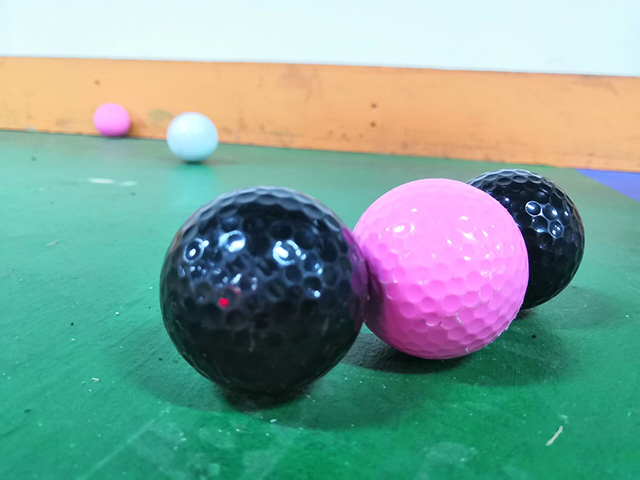
//> input picture VSstdio/1.jpg, 640 x 480 px
$ ./边缘检测   (built with g++ and OpenCV 4)
//> lines starting //> are read from the running program, lines starting //| are printed output that depends on the picture

//--------------------------------------������˵����-------------------------------------------
//		����˵������OpenCV3������š�OpenCV3���鱾����ʾ������60
//		������������Ե����ۺ�ʾ������Canny����,Sobel����,Laplace����,Scharr�˲����ϼ�
//		�����������ò���ϵͳ�� Windows 7 64bit
//		������������IDE�汾��Visual Studio 2010
//		������������OpenCV�汾��	3.0 beta
//		2014��11�� Created by @ǳī_ë����
//		2014��12�� Revised by @ǳī_ë����
//------------------------------------------------------------------------------------------------


//---------------------------------��ͷ�ļ��������ռ�������֡�----------------------------
//		����������������ʹ�õ�ͷ�ļ��������ռ�
//------------------------------------------------------------------------------------------------
#include <opencv2/highgui/highgui.hpp>
#include <opencv2/imgproc/imgproc.hpp>
using namespace cv;


//-----------------------------------��ȫ�ֱ����������֡�--------------------------------------
//		������ȫ�ֱ�������
//-----------------------------------------------------------------------------------------------
//ԭͼ��ԭͼ�ĻҶȰ棬Ŀ��ͼ
Mat g_srcImage, g_srcGrayImage, g_dstImage;

//Canny��Ե�����ر���
Mat g_cannyDetectedEdges;
int g_cannyLowThreshold = 1;//TrackBarλ�ò���

//Sobel��Ե�����ر���
Mat g_sobelGradient_X, g_sobelGradient_Y;
Mat g_sobelAbsGradient_X, g_sobelAbsGradient_Y;
int g_sobelKernelSize = 1;//TrackBarλ�ò���

//Scharr�˲�����ر���
Mat g_scharrGradient_X, g_scharrGradient_Y;
Mat g_scharrAbsGradient_X, g_scharrAbsGradient_Y;


//-----------------------------------��ȫ�ֺ����������֡�--------------------------------------
//		������ȫ�ֺ�������
//-----------------------------------------------------------------------------------------------
static void ShowHelpText();
static void on_Canny(int, void*);//Canny��Ե��ⴰ�ڹ������Ļص�����
static void on_Sobel(int, void*);//Sobel��Ե��ⴰ�ڹ������Ļص�����
void Scharr();//��װ��Scharr��Ե�����ش���ĺ���


//-----------------------------------��main( )������--------------------------------------------
//		����������̨Ӧ�ó������ں��������ǵĳ�������￪ʼ
//-----------------------------------------------------------------------------------------------
int main(int argc, char** argv)
{
	//�ı�console������ɫ
	system("color 2F");

	//��ʾ��ӭ��
	ShowHelpText();

	//����ԭͼ
	g_srcImage = imread("1.jpg");
//> g_srcImage is the input picture: 480 rows x 640 cols, CV_8UC3; mean B, G, R 150.5, 160.6, 126.6
	if (!g_srcImage.data) { printf("Oh��no����ȡsrcImage����~�� \n"); return false; }

	//��ʾԭʼͼ
	namedWindow("��ԭʼͼ��");
	imshow("��ԭʼͼ��", g_srcImage);

	// ������srcͬ���ͺʹ�С�ľ���(dst)
	g_dstImage.create(g_srcImage.size(), g_srcImage.type());

	// ��ԭͼ��ת��Ϊ�Ҷ�ͼ��
	cvtColor(g_srcImage, g_srcGrayImage, COLOR_BGR2GRAY);
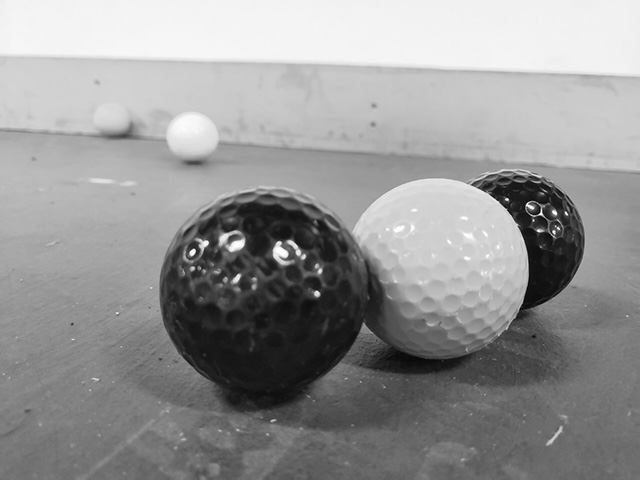
//> g_srcGrayImage: 480 rows x 640 cols, CV_8UC1; min 3, max 255, mean 149.3

	// ������ʾ����
	namedWindow("��Ч��ͼ��Canny��Ե���", WINDOW_AUTOSIZE);
	namedWindow("��Ч��ͼ��Sobel��Ե���", WINDOW_AUTOSIZE);

	// ����trackbar
	createTrackbar("����ֵ��", "��Ч��ͼ��Canny��Ե���", &g_cannyLowThreshold, 120, on_Canny);
	createTrackbar("����ֵ��", "��Ч��ͼ��Sobel��Ե���", &g_sobelKernelSize, 3, on_Sobel);

	// ���ûص�����
	on_Canny(0, 0);
	on_Sobel(0, 0);

	//���÷�װ��Scharr��Ե������ĺ���
	Scharr();

	//��ѯ��ȡ������Ϣ��������Q�������˳�
	while ((char(waitKey(1)) != 'q')) {}

	return 0;
}


//-----------------------------------��ShowHelpText( )������----------------------------------
//		���������һЩ������Ϣ
//----------------------------------------------------------------------------------------------
static void ShowHelpText()
{
	//�����ӭ��Ϣ��OpenCV�汾
	printf("\n\n\t\t\t�ǳ���л����OpenCV3������š�һ�飡\n");
	printf("\n\n\t\t\t��Ϊ����OpenCV3��ĵ�60������ʾ������\n");
	printf("\n\n\t\t\t   ��ǰʹ�õ�OpenCV�汾Ϊ��" CV_VERSION);
	printf("\n\n  ----------------------------------------------------------------------------\n");

	//���һЩ������Ϣ
	printf("\n\n\t���гɹ���������������۲�ͼ��Ч��~\n\n"
		"\t���¡�q����ʱ�������˳���\n");
}


//-----------------------------------��on_Canny( )������----------------------------------
//		������Canny��Ե��ⴰ�ڹ������Ļص�����
//-----------------------------------------------------------------------------------------------
void on_Canny(int, void*)
{
	// ��ʹ�� 3x3�ں�������
	blur(g_srcGrayImage, g_cannyDetectedEdges, Size(3, 3));

	// �������ǵ�Canny����
	Canny(g_cannyDetectedEdges, g_cannyDetectedEdges, g_cannyLowThreshold, g_cannyLowThreshold * 3, 3);
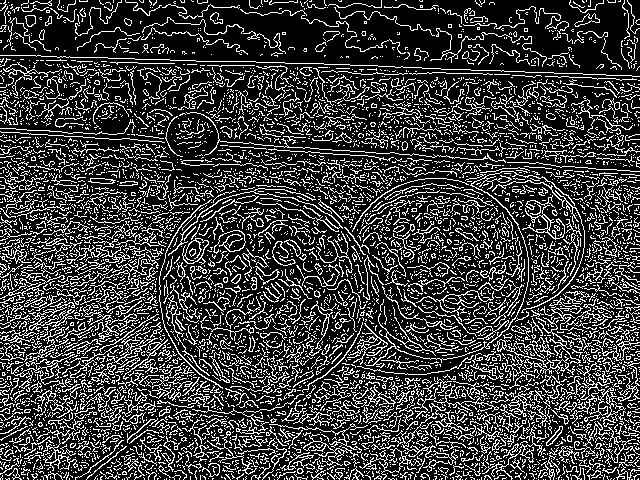
//> g_cannyDetectedEdges: 480 rows x 640 cols, CV_8UC1; 23.7% white in thin lines or dots

	//�Ƚ�g_dstImage�ڵ�����Ԫ������Ϊ0
	g_dstImage = Scalar::all(0);

	//ʹ��Canny��������ı�Եͼg_cannyDetectedEdges��Ϊ���룬����ԭͼg_srcImage����Ŀ��ͼg_dstImage��
	g_srcImage.copyTo(g_dstImage, g_cannyDetectedEdges);
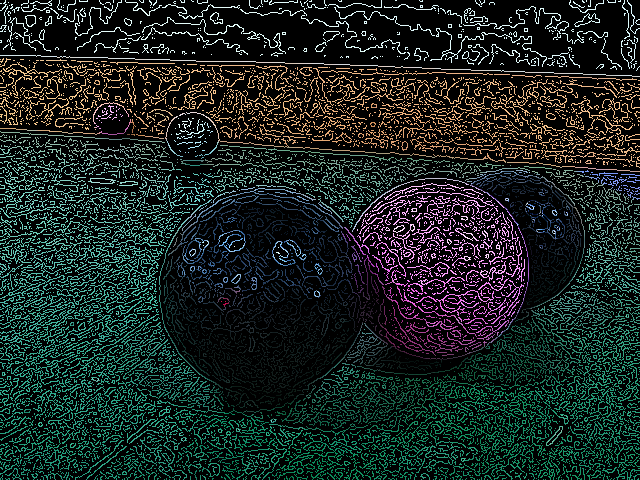
//> g_dstImage: 480 rows x 640 cols, CV_8UC3; mean B, G, R 33.7, 36.4, 26.3

	//��ʾЧ��ͼ
	imshow("��Ч��ͼ��Canny��Ե���", g_dstImage);
}


//-----------------------------------��on_Sobel( )������----------------------------------
//		������Sobel��Ե��ⴰ�ڹ������Ļص�����
//-----------------------------------------------------------------------------------------
void on_Sobel(int, void*)
{
	// �� X�����ݶ�
	Sobel(g_srcImage, g_sobelGradient_X, CV_16S, 1, 0, (2 * g_sobelKernelSize + 1), 1, 1, BORDER_DEFAULT);
	convertScaleAbs(g_sobelGradient_X, g_sobelAbsGradient_X);//�������ֵ���������ת����8λ

	// ��Y�����ݶ�
	Sobel(g_srcImage, g_sobelGradient_Y, CV_16S, 0, 1, (2 * g_sobelKernelSize + 1), 1, 1, BORDER_DEFAULT);
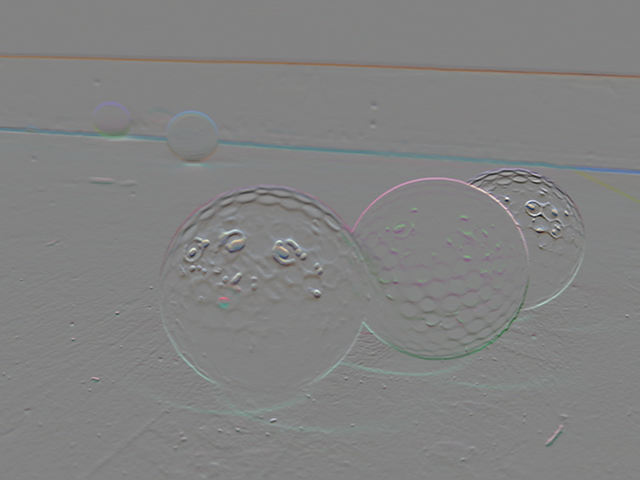
//> g_sobelGradient_Y: 480 rows x 640 cols, CV_16SC3; mean B, G, R -1.4, -0.7, -2.3; drawn with min black and max white
	convertScaleAbs(g_sobelGradient_Y, g_sobelAbsGradient_Y);//�������ֵ���������ת����8λ
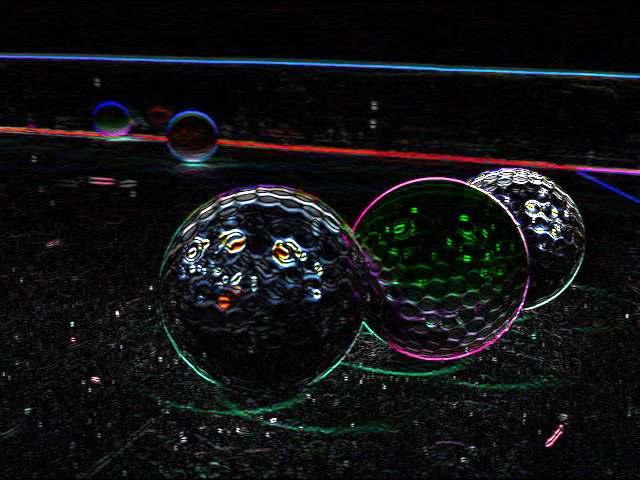
//> g_sobelAbsGradient_Y: 480 rows x 640 cols, CV_8UC3; mean B, G, R 19.6, 18.3, 17.6

	// �ϲ��ݶ�
	addWeighted(g_sobelAbsGradient_X, 0.5, g_sobelAbsGradient_Y, 0.5, 0, g_dstImage);

	//��ʾЧ��ͼ
	imshow("��Ч��ͼ��Sobel��Ե���", g_dstImage);

}


//-----------------------------------��Scharr( )������----------------------------------
//		��������װ��Scharr��Ե�����ش���ĺ���
//-----------------------------------------------------------------------------------------
void Scharr()
{
	// �� X�����ݶ�
	Scharr(g_srcImage, g_scharrGradient_X, CV_16S, 1, 0, 1, 0, BORDER_DEFAULT);
	convertScaleAbs(g_scharrGradient_X, g_scharrAbsGradient_X);//�������ֵ���������ת����8λ

	// ��Y�����ݶ�
	Scharr(g_srcImage, g_scharrGradient_Y, CV_16S, 0, 1, 1, 0, BORDER_DEFAULT);
	convertScaleAbs(g_scharrGradient_Y, g_scharrAbsGradient_Y);//�������ֵ���������ת����8λ
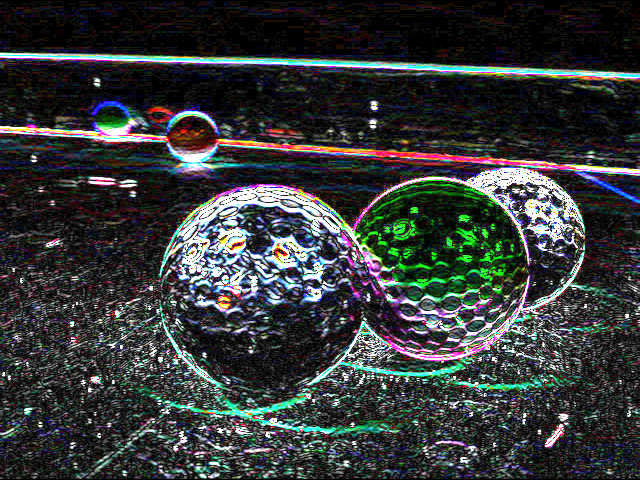
//> g_scharrAbsGradient_Y: 480 rows x 640 cols, CV_8UC3; mean B, G, R 58.2, 57.9, 54.2

	// �ϲ��ݶ�
	addWeighted(g_scharrAbsGradient_X, 0.5, g_scharrAbsGradient_Y, 0.5, 0, g_dstImage);
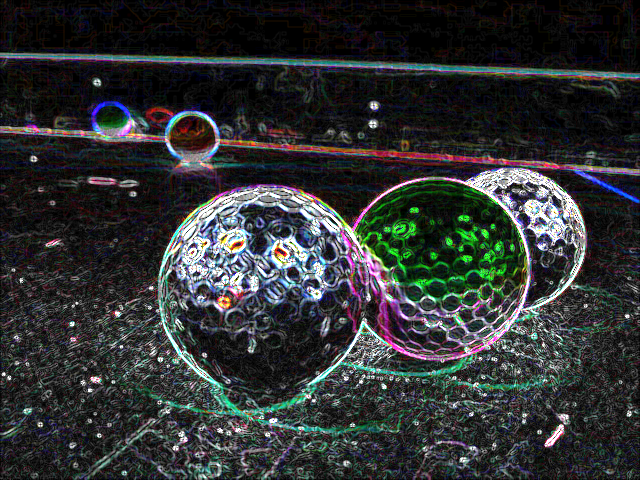
//> g_dstImage: 480 rows x 640 cols, CV_8UC3; mean B, G, R 51.6, 51, 48.3
//> the 'q' key is pressed

	//��ʾЧ��ͼ
	imshow("��Ч��ͼ��Scharr�˲���", g_dstImage);
}

$ run again, with VSstdio/2.jpg copied over VSstdio/1.jpg
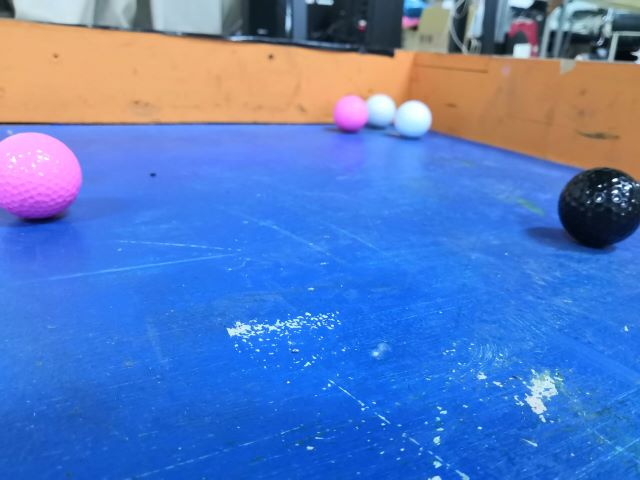
//> input picture VSstdio/2.jpg, 640 x 480 px
//> g_srcImage is the input picture: 480 rows x 640 cols, CV_8UC3; mean B, G, R 193.4, 123.2, 86.4
//> in on_Canny, `Canny(g_cannyDetectedEdges, g_cannyDetectedEdges, g_cannyLowThreshold,..`:
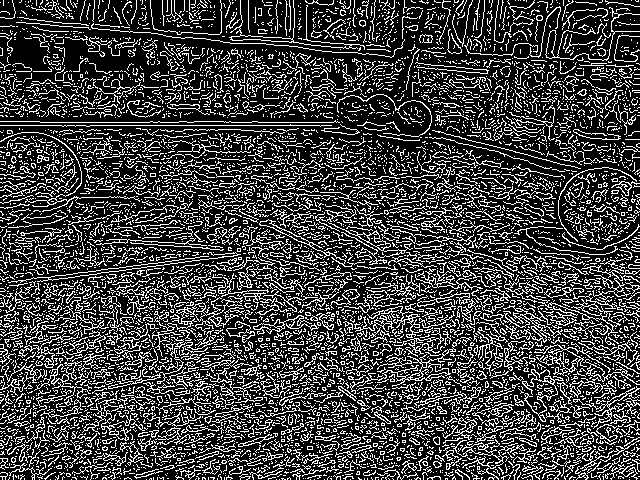
//> g_cannyDetectedEdges: 480 rows x 640 cols, CV_8UC1; 25.3% white in thin lines or dots
//> in Scharr, `addWeighted(g_scharrAbsGradient_X, 0.5, g_scharrAbsGradient_Y, 0.5, 0,..`:
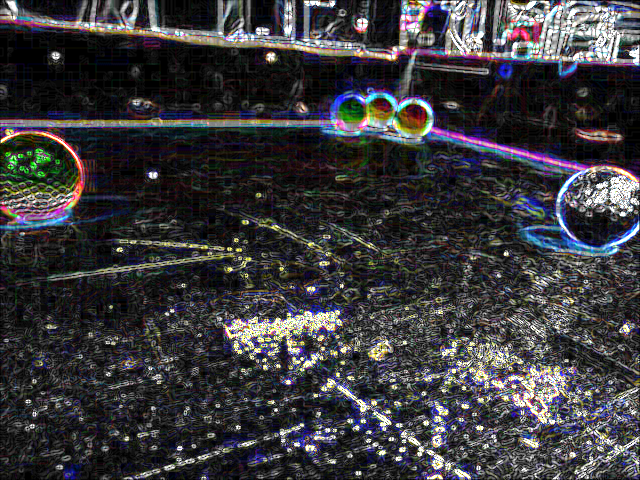
//> g_dstImage: 480 rows x 640 cols, CV_8UC3; mean B, G, R 61.4, 58.2, 59.2

$ run again, with VSstdio/3.jpg copied over VSstdio/1.jpg
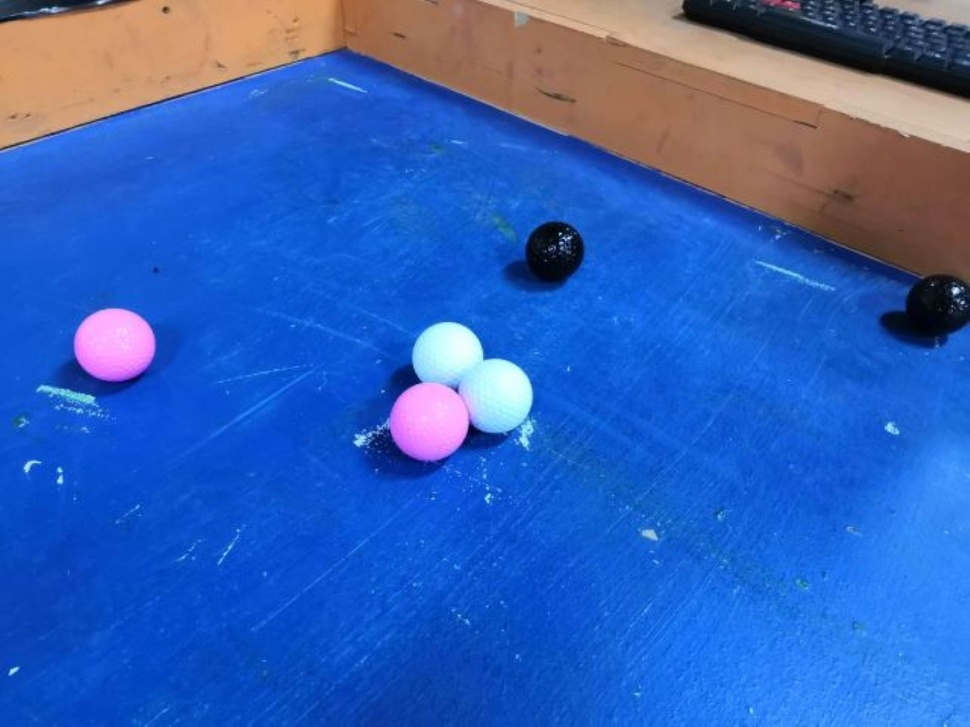
//> input picture VSstdio/3.jpg, 970 x 727 px, shrunk from 1440 x 1080 before the run
//> g_srcImage is the input picture: 727 rows x 970 cols, CV_8UC3; mean B, G, R 184.5, 97.4, 50.7
//> in on_Canny, `Canny(g_cannyDetectedEdges, g_cannyDetectedEdges, g_cannyLowThreshold,..`:
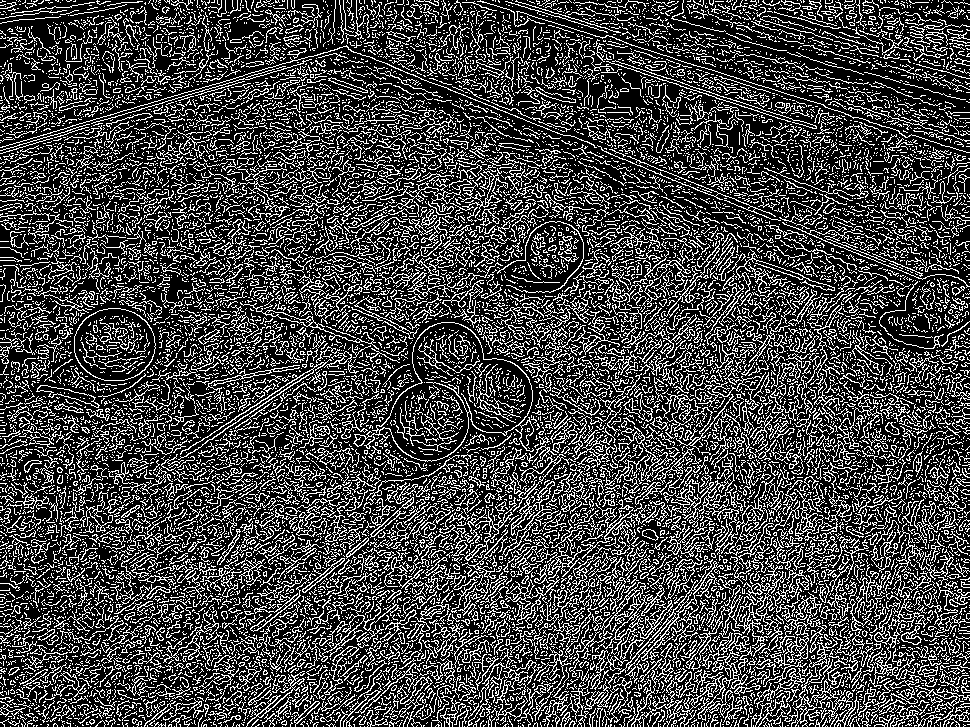
//> g_cannyDetectedEdges: 727 rows x 970 cols, CV_8UC1; 26.7% white in thin lines or dots
//> in Scharr, `addWeighted(g_scharrAbsGradient_X, 0.5, g_scharrAbsGradient_Y, 0.5, 0,..`:
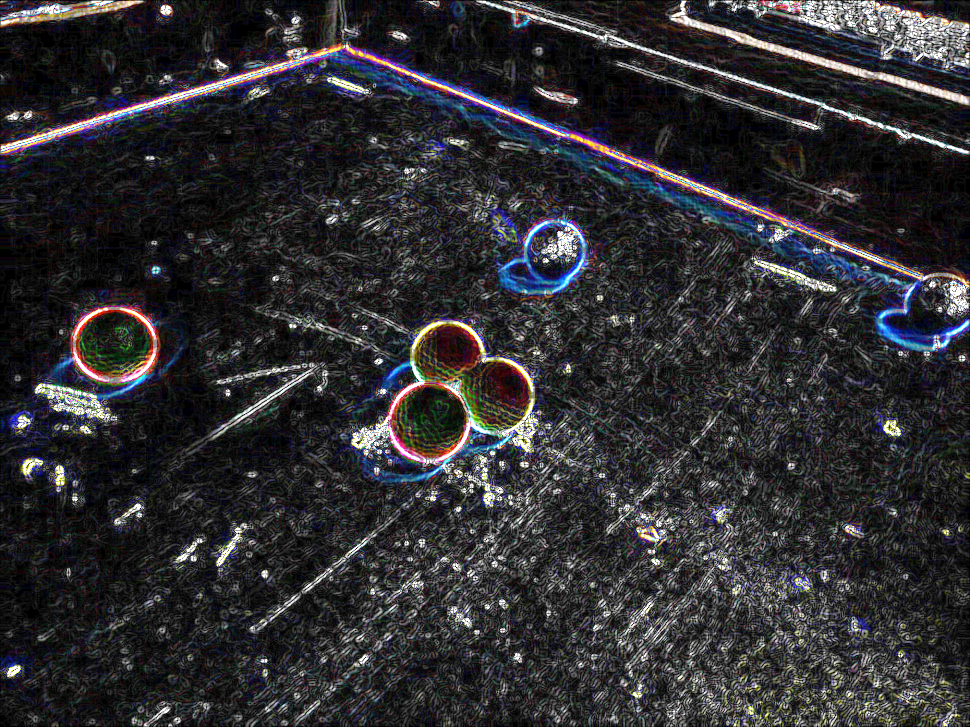
//> g_dstImage: 727 rows x 970 cols, CV_8UC3; mean B, G, R 50, 46.9, 47.6
